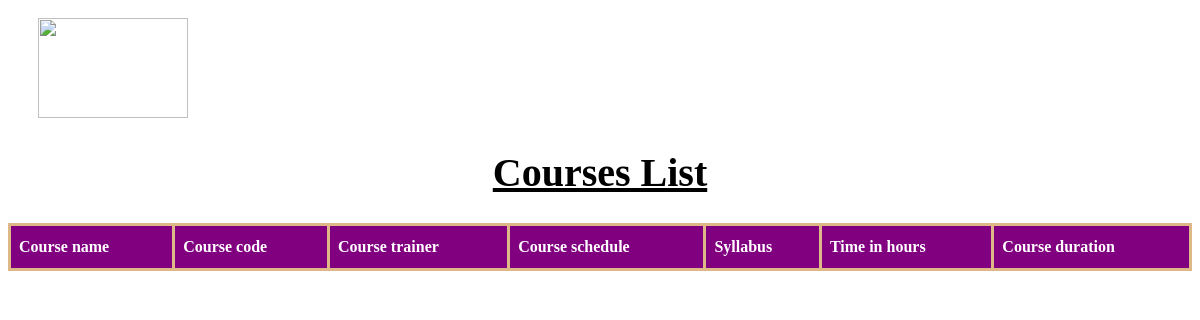
Page /course/list/ on the earlier database version.
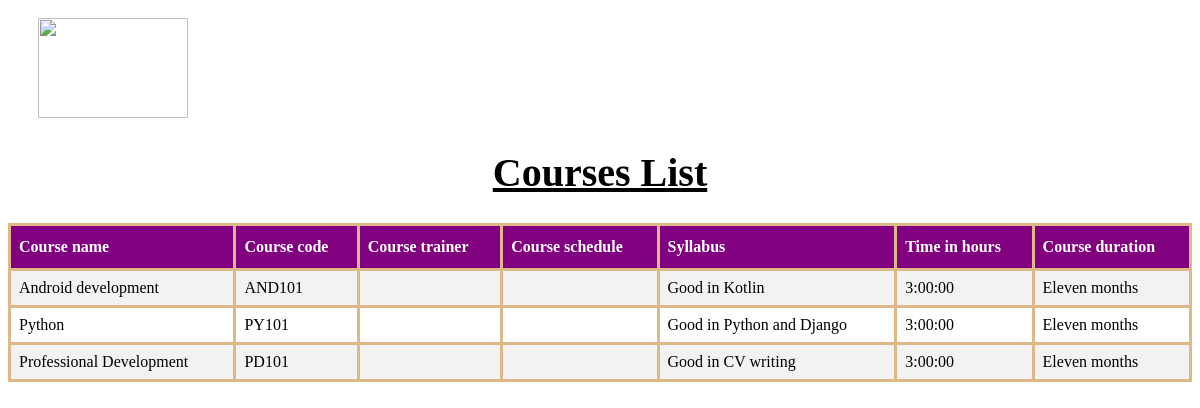
Same page on the later database version.
### course/models.py (models this page shows)
class Course(models.Model):
    course_name=models.CharField(max_length=30)
    course_code=models.CharField(max_length=10)
    course_trainer=models.CharField(max_length=30)
    course_schedule=models.FileField(upload_to='documents/',blank='True')
    syllabus=models.TextField(max_length=300)
    time_in_hours=models.DurationField()
    course_duration=models.CharField(max_length=30)

### course/views.py (the view)
# urls.py: path('list/',course_list,name="course_list"),
def course_list(request):
    courses=Course.objects.all()
    return render(request,"course_list.html",{'courses':courses})

### course/templates/course_list.html (shortened to what this page needs)
<!DOCTYPE html>
<html lang="en">
<head>
</head>
<body>
    <img src="https://akirachix.com/img/code-hive.png?_cchid=138194327577c036438d36774d26b056">
    <h1>Courses List</h1>
    <table id="courselist">
        <tr>
            <th>Course name</th>
            <th>Course code</th>
            <th>Course trainer</th>
            <th>Course schedule</th>
            <th>Syllabus</th>
            <th>Time in hours</th>
            <th>Course duration</th>
        </tr>
        {% for course in courses %}
        <tr>
            <td>{{ course.course_name}}</td>
            <td>{{ course.course_code }}</td>
            <td>{{ course.trainer }}</td>
            <td>{{ course.schedule }}</td>
            <td>{{ course.syllabus}}</td>
            <td>{{ course.time_in_hours }}</td>
            <td>{{ course.course_duration }}</td>
        </tr>
        {% endfor %}
    </table>
</body>
</html>

### course/templates/course_list.html (style rules this page uses)
body { background-color:white; }
img { width: 150px; height: 100px; padding-left: 30px; padding-top: 10px; }
#courselist { border-collapse: collapse; width: 100%; }
#courselist td, #courselist th { border: 3px solid burlywood; padding: 8px; }
#courselist tr:nth-child(even) { background-color: #f2f2f2; }
#courselist th { padding-top: 12px; padding-bottom: 12px; text-align: left; background-color: purple; color: white; }
h1 { text-align: center; font-size: 40px; text-decoration: underline; }

Differences in the rows shown:
added Course: course_name "Android development", course_code "AND101", syllabus "Good in Kotlin", time_in_hours "3:00:00", course_duration "Eleven months"
added Course: course_name "Python", course_code "PY101", syllabus "Good in Python and Django", time_in_hours "3:00:00", course_duration "Eleven months"
added Course: course_name "Professional Development", course_code "PD101", syllabus "Good in CV writing", time_in_hours "3:00:00", course_duration "Eleven months"
